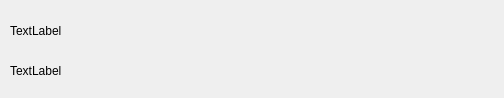
<?xml version="1.0" encoding="UTF-8"?>
<ui version="4.0">
 <class>FeedBoxWidget</class>
 <widget class="QWidget" name="FeedBoxWidget">
  <property name="geometry">
   <rect>
    <x>0</x>
    <y>0</y>
    <width>504</width>
    <height>98</height>
   </rect>
  </property>
  <property name="windowTitle">
   <string>Form</string>
  </property>
  <widget class="QLabel" name="originLabel">
   <property name="geometry">
    <rect>
     <x>10</x>
     <y>10</y>
     <width>481</width>
     <height>41</height>
    </rect>
   </property>
   <property name="text">
    <string>TextLabel</string>
   </property>
  </widget>
  <widget class="QLabel" name="changedLabel">
   <property name="geometry">
    <rect>
     <x>10</x>
     <y>50</y>
     <width>481</width>
     <height>41</height>
    </rect>
   </property>
   <property name="text">
    <string>TextLabel</string>
   </property>
  </widget>
 </widget>
 <resources/>
 <connections/>
</ui>
